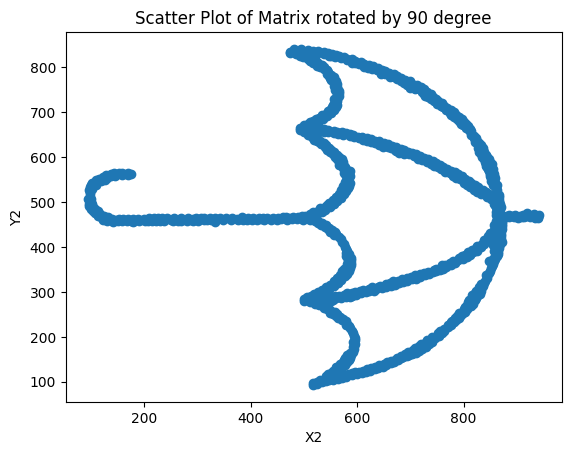

Generate this figure with Python:
import pandas as pd
import numpy as np
import matplotlib.pyplot as plt
df = pd.read_csv("D:/MS/Data Analytics Lab/Week1/Umbrella_updated.csv")

# Creating a matrix of 1000 x 1000

matrix = np.zeros([1000,1000],dtype=int)
for index,row in df.iterrows():
    matrix[df['X1'],df['Y1']]=1

matrix = matrix.transpose()
matrix_90 = np.fliplr(matrix)
X=[]
Y=[]
for x in range(0,1000):
    for y in range(0,1000):
        if(matrix_90[x,y]==1):
            X.append(x)
            Y.append(y)

df['X2']=X
df['Y2']=Y

plt.scatter(df['X2'],df['Y2'])
plt.title('Scatter Plot of Matrix rotated by 90 degree')
plt.xlabel('X2')
plt.ylabel('Y2')
plt.show()

            
